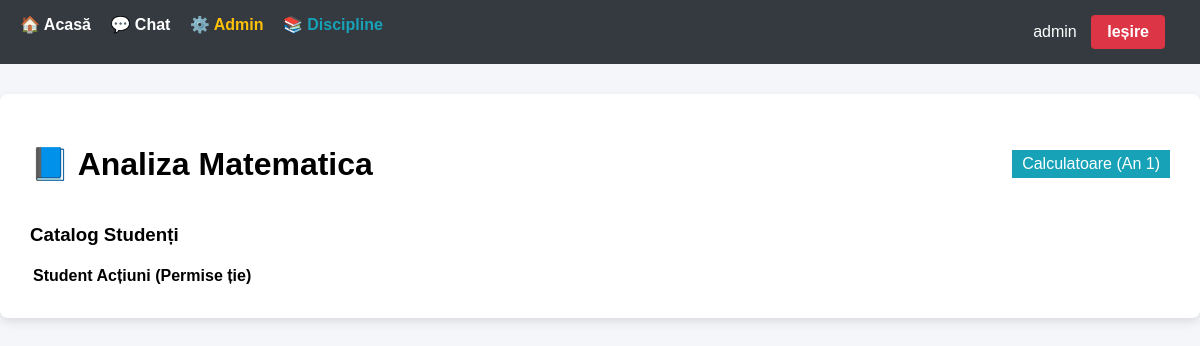
Screenshot of /materie/1 (signed in) with the database file from the repository.
### app.py (models this page shows, shortened)
class User(UserMixin, db.Model):
    id = db.Column(db.Integer, primary_key=True)
    username = db.Column(db.String(150), unique=True, nullable=False)
    email = db.Column(db.String(150), unique=True, nullable=False)
    password = db.Column(db.String(150), nullable=False)
    role = db.Column(db.String(20), nullable=False, default='student')
    is_approved = db.Column(db.Boolean, default=False)
    student_profile = db.relationship('Student', backref='user_account', uselist=False, cascade="all, delete-orphan")
    profesor_profile = db.relationship('Profesor', backref='user_account', uselist=False, cascade="all, delete-orphan")

class Disciplina(db.Model):
    id_disciplina = db.Column(db.Integer, primary_key=True)
    nume_disciplina = db.Column(db.String(100), nullable=False)
    credite = db.Column(db.Integer, nullable=False)
    an_studiu = db.Column(db.Integer, nullable=False)
    specializare = db.Column(db.String(50), nullable=False)
    semestru = db.Column(db.Integer, nullable=False)
    id_titular = db.Column(db.Integer, db.ForeignKey('profesor.id_profesor'), nullable=True)
    id_laborant = db.Column(db.Integer, db.ForeignKey('profesor.id_profesor'), nullable=True)
    pondere_examen = db.Column(db.Integer, default=60)
    pondere_laborator = db.Column(db.Integer, default=40)
    note = db.relationship('Notare', backref='disciplina', lazy=True)
    evaluari = db.relationship('EvaluareProgramata', backref='disciplina', lazy=True)

### app.py (the view)
@app.route('/materie/<int:id_disc>', methods=['GET', 'POST'])
@login_required
def panou_materie(id_disc):
    d = Disciplina.query.get_or_404(id_disc)
    prof = Profesor.query.filter_by(user_id=current_user.id).first()
    is_titular = prof and (d.id_titular == prof.id_profesor)
    is_laborant = prof and (d.id_laborant == prof.id_profesor)
    if not (is_titular or is_laborant or current_user.role == 'admin'): abort(403)
    if request.method == 'POST' and 'set_ponderi' in request.form and is_titular:
        d.pondere_examen = int(request.form.get('exam')); d.pondere_laborator = int(request.form.get('lab')); db.session.commit()
    if request.method == 'POST' and 'programare' in request.form:
        db.session.add(EvaluareProgramata(id_disciplina=d.id_disciplina, tip=request.form.get('tip'), data_evaluare=datetime.strptime(request.form.get('data'), '%Y-%m-%d').date())); db.session.commit()
    return render_template('vizualizare_materie.html', disciplina=d, studenti=Student.query.filter_by(specializare=d.specializare, an_studiu=d.an_studiu).all(), is_titular=is_titular, is_laborant=is_laborant, evaluari=d.evaluari)

### app.py (called while the page is built)
@login_manager.user_loader
def load_user(user_id):
    return User.query.get(int(user_id))

### templates/vizualizare_materie.html (shortened to what this page needs)
{% extends "base.html" %}
{% block content %}
<div style="display: flex; justify-content: space-between; align-items: center;">
    <h1>📘 {{ disciplina.nume_disciplina }}</h1>
    <span class="badge" style="background: #17a2b8; color: white; padding: 5px 10px;">{{ disciplina.specializare }} (An {{ disciplina.an_studiu }})</span>
</div>
<h3>Catalog Studenți</h3>
<table>
    <thead>
        <tr>
            <th>Student</th>
            <th>Acțiuni (Permise ție)</th>
        </tr>
    </thead>
</table>
{% endblock %}

### templates/base.html (shortened to what this page needs)
<!doctype html>
<html lang="ro">
<head>
</head>
<body>
    <div class="navbar">
        <div>
            {% if current_user.is_authenticated %}
                <a href="{{ url_for('index') }}">🏠 Acasă</a>
                <a href="{{ url_for('chat_home') }}">💬 Chat</a>
                {% if current_user.role == 'admin' %}
                    <a href="{{ url_for('gestiune_utilizatori') }}" style="color: #ffc107;">⚙️ Admin</a>
                    <a href="{{ url_for('admin_discipline') }}" style="color: #17a2b8;">📚 Discipline</a>
                {% endif %}
            {% else %}
                <span>🏫 Platformă IETI</span>
            {% endif %}
        </div>
        <div>
            {% if current_user.is_authenticated %}
                <span style="margin-right: 10px;">{{ current_user.username }}</span>
                <a href="{{ url_for('logout') }}" class="btn btn-danger">Ieșire</a>
            {% else %}
                <a href="{{ url_for('login') }}">Login</a>
                <a href="{{ url_for('register') }}" class="btn btn-success" style="margin-left: 10px;">Cont Nou</a>
            {% endif %}
        </div>
    </div>
    <div class="container">
        {% block content %}{% endblock %}
    </div>
</body>
</html>

### templates/base.html (style rules this page uses)
body { font-family: sans-serif; background: #f4f6f9; margin: 0; }
.navbar { background: #343a40; padding: 15px 20px; color: white; display: flex; justify-content: space-between; }
.navbar a { color: white; text-decoration: none; margin-right: 15px; font-weight: bold; }
.container { max-width: 1200px; margin: 30px auto; background: white; padding: 30px; border-radius: 8px; box-shadow: 0 4px 10px rgba(0,0,0,0.1); }
.btn { padding: 8px 16px; border-radius: 4px; text-decoration: none; border: none; cursor: pointer; display: inline-block; }
.btn-danger { background: #dc3545; color: white; }

### rows the page displays
User: username "admin"
Disciplina: nume_disciplina "Analiza Matematica", specializare "Calculatoare", an_studiu "1"
